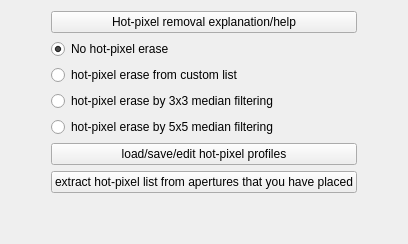
               <widget class="QWidget" name="tab_21">
                <attribute name="title">
                 <string>Hot Pixels</string>
                </attribute>
                <layout class="QGridLayout" name="gridLayout_21">
                 <item row="0" column="0">
                  <spacer name="horizontalSpacer_75">
                   <property name="orientation">
                    <enum>Qt::Horizontal</enum>
                   </property>
                   <property name="sizeHint" stdset="0">
                    <size>
                     <width>40</width>
                     <height>20</height>
                    </size>
                   </property>
                  </spacer>
                 </item>
                 <item row="0" column="2">
                  <spacer name="horizontalSpacer_76">
                   <property name="orientation">
                    <enum>Qt::Horizontal</enum>
                   </property>
                   <property name="sizeHint" stdset="0">
                    <size>
                     <width>40</width>
                     <height>20</height>
                    </size>
                   </property>
                  </spacer>
                 </item>
                 <item row="0" column="1">
                  <layout class="QVBoxLayout" name="verticalLayout_52">
                   <item>
                    <widget class="QPushButton" name="hotPixelHelpButton">
                     <property name="toolTip">
                      <string>&lt;html&gt;&lt;head/&gt;&lt;body&gt;&lt;p&gt;The primary use of hot-pixel removal is to help produce clean &amp;quot;finder&amp;quot; images. If there are hot-pixels in frames, they appear on stacked &amp;quot;finder&amp;quot; images as distracting streaks (if the star field is in motion between frames) or false/spurious stars that make it more difficult to correlate a star chart with the &amp;quot;finder&amp;quot; image and thus to locate the desired target star.&lt;/p&gt;&lt;p&gt;A second reason to remove hot-pixels is that it makes the images easier to look at during 'animations' (when you click a 'play' button).&lt;/p&gt;&lt;p&gt;The use of hot-pixel removal during analysis should be restricted to those rare occasions where the interaction of the target (or tracking) star with a hot-pixel must be mitigated. But, the resulting lightcurves have been modified, maybe for the good, but maybe not. In such cases, run the analysis both with and without hot-pixel removal and choose the 'without removal' analysis preferentially.&lt;/p&gt;&lt;p&gt;One aspect of hot-pixels that must be dealt with is that they often &amp;quot;flicker&amp;quot;.  As a result, the hot-pixel constellation will change to some degree from frame to frame. This is a little hard to deal with when generating a custom hot-pixel list and is a good reason to select the 3x3 (or 5x5) median filter rather than a custom hot-pixel list. Such a filter is applied to each frame as read without any pre-knowledge being required.&lt;br/&gt;&lt;/p&gt;&lt;/body&gt;&lt;/html&gt;</string>
                     </property>
                     <property name="text">
                      <string>Hot-pixel removal explanation/help</string>
                     </property>
                    </widget>
                   </item>
                   <item>
                    <widget class="QRadioButton" name="hotPixelEraseOff">
                     <property name="toolTip">
                      <string>&lt;html&gt;&lt;head/&gt;&lt;body&gt;&lt;p&gt;When selected, all hot-pixel removal is disabled.&lt;/p&gt;&lt;/body&gt;&lt;/html&gt;</string>
                     </property>
                     <property name="layoutDirection">
                      <enum>Qt::LeftToRight</enum>
                     </property>
                     <property name="text">
                      <string>No hot-pixel erase</string>
                     </property>
                     <property name="checked">
                      <bool>true</bool>
                     </property>
                    </widget>
                   </item>
                   <item>
                    <widget class="QRadioButton" name="hotPixelEraseFromList">
                     <property name="toolTip">
                      <string>&lt;html&gt;&lt;head/&gt;&lt;body&gt;&lt;p&gt;If a custom hot pixel list is loaded, checking this box will cause the erasure of hot pixels during frame reading from the video using this specialized list and hot-pixel removal technique.&lt;/p&gt;&lt;p&gt;&lt;span style=&quot; font-weight:600; color:#fc0107;&quot;&gt;Beware:&lt;/span&gt; there is always the possibility of gerating a spurious 'dip' in a light curve that has a hot pixel group overlapping a star image, particularly on a drift-through video because every pixel identified in the list has its value replaced by the procedure explained below with a value that essentially removes it from the calculation of the star intensity.&lt;/p&gt;&lt;p&gt;&lt;span style=&quot; font-weight:600; color:#0000ff;&quot;&gt;Hot pixel erasure is performed on a frame by frame basis by calculating an average background for that frame through a Robust Mean calculation performed on a 51 x 51 pixel aperture placed at the center of the frame. Then, this value is used to overwrite the pixel value at each coordinate point present in the hot pixel list.&lt;/span&gt;&lt;/p&gt;&lt;p&gt;&lt;span style=&quot; color:#000000;&quot;&gt;It is usually better and easier to use a 3x3 median filter to remove hot-pixels --- there is no need to generate the hot-pixel list by laboriously placing apertures on hot-pixel groups. This always works well when hot-pixels are isolated, that is, actually single pixels. Such a filter has a minimal (but detectable) effect on a star image that covers many dozens of pixels and so &lt;/span&gt;&lt;span style=&quot; font-style:italic; color:#000000;&quot;&gt;could&lt;/span&gt;&lt;span style=&quot; color:#000000;&quot;&gt; be allowed to be active during an analysis. It would remove positive spikes in the light curve when the star drifts through a hot pixel, but when the star is very dim, the median filter may possibly reduce the intensity even more. If you have a hot-pixel interference problem with a lightcurve, try the analysis both ways: with and without hot-pixel removal --- give preference to the 'without' version.&lt;/span&gt;&lt;/p&gt;&lt;/body&gt;&lt;/html&gt;</string>
                     </property>
                     <property name="text">
                      <string>hot-pixel erase from custom list</string>
                     </property>
                    </widget>
                   </item>
                   <item>
                    <widget class="QRadioButton" name="hotPixelErase3x3median">
                     <property name="toolTip">
                      <string>&lt;html&gt;&lt;head/&gt;&lt;body&gt;&lt;p&gt;When this radio button is selected, a 3x3 median filter is applied to all frames as they are read.&lt;/p&gt;&lt;p&gt;A median filter replaces the pixel value in the center by the median value of all 9 pixels.&lt;/p&gt;&lt;p&gt;&lt;span style=&quot; color:#000000;&quot;&gt;It is usually better and easier to use a 3x3 median filter to remove hot-pixels --- there is no need to place apertures on hot-pixels to create a custom list. This always works well when hot-pixels are isolated, that is, actually single pixels. Such a filter has a minimal (but detectable) effect on a star image that covers many dozens of pixels and so &lt;/span&gt;&lt;span style=&quot; font-style:italic; color:#000000;&quot;&gt;could&lt;/span&gt;&lt;span style=&quot; color:#000000;&quot;&gt; be allowed to be active during an analysis. It would remove positive spikes in the light curve when the star drifts through a hot pixel, but when the star is very dim, the median filter may possibly reduce the intensity even more. If you have a hot-pixel interference problem with a lightcurve, try the analysis both ways: with and without hot-pixel removal.&lt;/span&gt;&lt;/p&gt;&lt;/body&gt;&lt;/html&gt;</string>
                     </property>
                     <property name="text">
                      <string>hot-pixel erase by 3x3 median filtering</string>
                     </property>
                    </widget>
                   </item>
                   <item>
                    <widget class="QRadioButton" name="hotPixelErase5x5median">
                     <property name="toolTip">
                      <string>&lt;html&gt;&lt;head/&gt;&lt;body&gt;&lt;p&gt;When this radio button is selected, a 5x5 median filter is applied to all frames as they are read.&lt;/p&gt;&lt;p&gt;This median filter replaces the pixel value in the center by the median value of all 25 pixels in the 5x5 region.&lt;/p&gt;&lt;p&gt;&lt;span style=&quot; color:#000000;&quot;&gt;It is usually better to use a 3x3 median filter to remove hot-pixels. Such a filter has a minimal (but detectable) effect on a star image that covers many dozens of pixels and so &lt;/span&gt;&lt;span style=&quot; font-style:italic; color:#000000;&quot;&gt;could&lt;/span&gt;&lt;span style=&quot; color:#000000;&quot;&gt; be allowed to be active during an analysis. It would remove positive spikes in the light curve when the star drifts through a hot pixel, but when the star is very dim, the median filter may possibly reduce the intensity even more. If you have a hot-pixel interference problem with a lightcurve, try the analysis both ways: with and without hot-pixel removal.&lt;/span&gt;&lt;/p&gt;&lt;p&gt;&lt;span style=&quot; color:#000000;&quot;&gt;Choose to use a 5x5 median filter if your hot-pixels appear in pairs or small groups as well as singly but expect a more significant effect on star images. This effect is immaterial for the production of &amp;quot;finder&amp;quot; images (it's primary intended use) but caution should be used if you allow this to be active during analysis --- it will affect the lightcurve.&lt;/span&gt;&lt;/p&gt;&lt;p&gt;&lt;span style=&quot; color:#000000;&quot;&gt;If you have extended clumps of hot-pixels that are not small relative to a 5x5 region, you will be forced to use a custom hot-pixel list generated by placing apertures on the offending groups and clicking the &lt;/span&gt;&lt;span style=&quot; font-weight:600; color:#0000ff;&quot;&gt;extract hot-pixel list&lt;/span&gt;&lt;span style=&quot; color:#000000;&quot;&gt; button.&lt;/span&gt;&lt;/p&gt;&lt;/body&gt;&lt;/html&gt;</string>
                     </property>
                     <property name="text">
                      <string>hot-pixel erase by 5x5 median filtering</string>
                     </property>
                    </widget>
                   </item>
                   <item>
                    <widget class="QPushButton" name="loadHotPixelProfileButton">
                     <property name="toolTip">
                      <string>&lt;html&gt;&lt;head/&gt;&lt;body&gt;&lt;p&gt;If you have created, named, and saved hot-pixel lists from previous videos captured with the current camera, clicking this button will bring up a table of those hot-pixel profiles.&lt;/p&gt;&lt;p&gt;Selecting one of those will restore the apertures and the hot-pixel list of the original session. This gives you an opportunity to verify that the list is still relevant and to make any changes that may be required.&lt;/p&gt;&lt;/body&gt;&lt;/html&gt;</string>
                     </property>
                     <property name="text">
                      <string>load/save/edit hot-pixel profiles</string>
                     </property>
                    </widget>
                   </item>
                   <item>
                    <widget class="QPushButton" name="createHotPixelListButton">
                     <property name="toolTip">
                      <string>&lt;html&gt;&lt;head/&gt;&lt;body&gt;&lt;p&gt;Click this button after placing apertures on all of the hot pixel groups present in the image. Remember, the hot-pixel constellation may be different from frame to frame.&lt;/p&gt;&lt;p&gt;This list will be used to remove those hot-pixels from each frame that is to be used in the creation of a &amp;quot;finder&amp;quot; image. This is desirable because hot-pixels, which do not move, often produce annoying streaks or false/spurious stars in the &amp;quot;finder&amp;quot; images.&lt;/p&gt;&lt;p&gt;Even when hot-pixels don't produce streaks (guidance of the telescope has to very good in such a case) it is also useful to remove hot pixel groups so that they don't add confusing asterisms --- it's easier to correlate a finder image without spurious 'stars' that don't appear in a sky chart.&lt;/p&gt;&lt;p&gt;Use the &lt;span style=&quot; font-weight:600; color:#fc0107;&quot;&gt;load/save/edit hot-pixels profiles&lt;/span&gt; button above if you want to to name and save this list into a hot-pixel list database for future use. Since the hot pixel constellation for a given camera/camera setting will change slowly with time, such saved profiles can be quickly recalled and will often be sufficient for hot pixel removal. At the very least, it will serve as good starting point.&lt;/p&gt;&lt;/body&gt;&lt;/html&gt;</string>
                     </property>
                     <property name="text">
                      <string>extract hot-pixel list from apertures that you have placed</string>
                     </property>
                    </widget>
                   </item>
                  </layout>
                 </item>
                 <item row="1" column="1">
                  <spacer name="verticalSpacer_19">
                   <property name="orientation">
                    <enum>Qt::Vertical</enum>
                   </property>
                   <property name="sizeHint" stdset="0">
                    <size>
                     <width>20</width>
                     <height>40</height>
                    </size>
                   </property>
                  </spacer>
                 </item>
                </layout>
               </widget>
